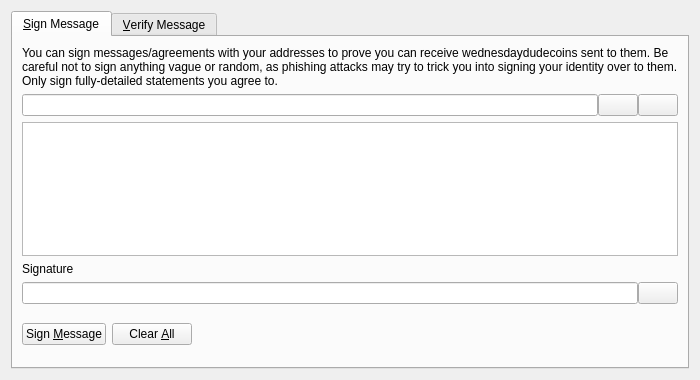
<?xml version="1.0" encoding="UTF-8"?>
<ui version="4.0">
 <class>SignVerifyMessageDialog</class>
 <widget class="QDialog" name="SignVerifyMessageDialog">
  <property name="geometry">
   <rect>
    <x>0</x>
    <y>0</y>
    <width>700</width>
    <height>380</height>
   </rect>
  </property>
  <property name="windowTitle">
   <string>Signatures - Sign / Verify a Message</string>
  </property>
  <property name="modal">
   <bool>true</bool>
  </property>
  <layout class="QVBoxLayout" name="verticalLayout">
   <item>
    <widget class="QTabWidget" name="tabWidget">
     <property name="currentIndex">
      <number>0</number>
     </property>
     <widget class="QWidget" name="tabSignMessage">
      <attribute name="title">
       <string>&amp;Sign Message</string>
      </attribute>
      <layout class="QVBoxLayout" name="verticalLayout_SM">
       <item>
        <widget class="QLabel" name="infoLabel_SM">
         <property name="text">
          <string>You can sign messages/agreements with your addresses to prove you can receive wednesdaydudecoins sent to them. Be careful not to sign anything vague or random, as phishing attacks may try to trick you into signing your identity over to them. Only sign fully-detailed statements you agree to.</string>
         </property>
         <property name="textFormat">
          <enum>Qt::PlainText</enum>
         </property>
         <property name="wordWrap">
          <bool>true</bool>
         </property>
        </widget>
       </item>
       <item>
        <layout class="QHBoxLayout" name="horizontalLayout_1_SM">
         <property name="spacing">
          <number>0</number>
         </property>
         <item>
          <widget class="QValidatedLineEdit" name="addressIn_SM">
           <property name="toolTip">
            <string>The Wednesdaydudecoin address to sign the message with</string>
           </property>
          </widget>
         </item>
         <item>
          <widget class="QPushButton" name="addressBookButton_SM">
           <property name="toolTip">
            <string>Choose previously used address</string>
           </property>
           <property name="text">
            <string/>
           </property>
           <property name="icon">
            <iconset resource="../bitcoin.qrc">
             <normaloff>:/icons/address-book</normaloff>:/icons/address-book</iconset>
           </property>
           <property name="shortcut">
            <string>Alt+A</string>
           </property>
           <property name="autoDefault">
            <bool>false</bool>
           </property>
          </widget>
         </item>
         <item>
          <widget class="QPushButton" name="pasteButton_SM">
           <property name="toolTip">
            <string>Paste address from clipboard</string>
           </property>
           <property name="text">
            <string/>
           </property>
           <property name="icon">
            <iconset resource="../bitcoin.qrc">
             <normaloff>:/icons/editpaste</normaloff>:/icons/editpaste</iconset>
           </property>
           <property name="shortcut">
            <string>Alt+P</string>
           </property>
           <property name="autoDefault">
            <bool>false</bool>
           </property>
          </widget>
         </item>
        </layout>
       </item>
       <item>
        <widget class="QPlainTextEdit" name="messageIn_SM">
         <property name="toolTip">
          <string>Enter the message you want to sign here</string>
         </property>
        </widget>
       </item>
       <item>
        <widget class="QLabel" name="signatureLabel_SM">
         <property name="text">
          <string>Signature</string>
         </property>
         <property name="textFormat">
          <enum>Qt::PlainText</enum>
         </property>
        </widget>
       </item>
       <item>
        <layout class="QHBoxLayout" name="horizontalLayout_2_SM">
         <property name="spacing">
          <number>0</number>
         </property>
         <item>
          <widget class="QLineEdit" name="signatureOut_SM">
           <property name="font">
            <font>
             <italic>true</italic>
            </font>
           </property>
           <property name="readOnly">
            <bool>true</bool>
           </property>
          </widget>
         </item>
         <item>
          <widget class="QPushButton" name="copySignatureButton_SM">
           <property name="toolTip">
            <string>Copy the current signature to the system clipboard</string>
           </property>
           <property name="text">
            <string/>
           </property>
           <property name="icon">
            <iconset resource="../bitcoin.qrc">
             <normaloff>:/icons/editcopy</normaloff>:/icons/editcopy</iconset>
           </property>
           <property name="autoDefault">
            <bool>false</bool>
           </property>
          </widget>
         </item>
        </layout>
       </item>
       <item>
        <layout class="QHBoxLayout" name="horizontalLayout_3_SM">
         <item>
          <widget class="QPushButton" name="signMessageButton_SM">
           <property name="toolTip">
            <string>Sign the message to prove you own this Wednesdaydudecoin address</string>
           </property>
           <property name="text">
            <string>Sign &amp;Message</string>
           </property>
           <property name="icon">
            <iconset resource="../bitcoin.qrc">
             <normaloff>:/icons/edit</normaloff>:/icons/edit</iconset>
           </property>
           <property name="autoDefault">
            <bool>false</bool>
           </property>
          </widget>
         </item>
         <item>
          <widget class="QPushButton" name="clearButton_SM">
           <property name="toolTip">
            <string>Reset all sign message fields</string>
           </property>
           <property name="text">
            <string>Clear &amp;All</string>
           </property>
           <property name="icon">
            <iconset resource="../bitcoin.qrc">
             <normaloff>:/icons/remove</normaloff>:/icons/remove</iconset>
           </property>
           <property name="autoDefault">
            <bool>false</bool>
           </property>
          </widget>
         </item>
         <item>
          <spacer name="horizontalSpacer_1_SM">
           <property name="orientation">
            <enum>Qt::Horizontal</enum>
           </property>
           <property name="sizeHint" stdset="0">
            <size>
             <width>40</width>
             <height>48</height>
            </size>
           </property>
          </spacer>
         </item>
         <item>
          <widget class="QLabel" name="statusLabel_SM">
           <property name="font">
            <font>
             <weight>75</weight>
             <bold>true</bold>
            </font>
           </property>
           <property name="text">
            <string/>
           </property>
           <property name="wordWrap">
            <bool>true</bool>
           </property>
          </widget>
         </item>
         <item>
          <spacer name="horizontalSpacer_2_SM">
           <property name="orientation">
            <enum>Qt::Horizontal</enum>
           </property>
           <property name="sizeHint" stdset="0">
            <size>
             <width>40</width>
             <height>48</height>
            </size>
           </property>
          </spacer>
         </item>
        </layout>
       </item>
      </layout>
     </widget>
     <widget class="QWidget" name="tabVerifyMessage">
      <attribute name="title">
       <string>&amp;Verify Message</string>
      </attribute>
      <layout class="QVBoxLayout" name="verticalLayout_VM">
       <item>
        <widget class="QLabel" name="infoLabel_VM">
         <property name="text">
          <string>Enter the receiver's address, message (ensure you copy line breaks, spaces, tabs, etc. exactly) and signature below to verify the message. Be careful not to read more into the signature than what is in the signed message itself, to avoid being tricked by a man-in-the-middle attack. Note that this only proves the signing party receives with the address, it cannot prove sendership of any transaction!</string>
         </property>
         <property name="textFormat">
          <enum>Qt::PlainText</enum>
         </property>
         <property name="alignment">
          <set>Qt::AlignLeading|Qt::AlignLeft|Qt::AlignTop</set>
         </property>
         <property name="wordWrap">
          <bool>true</bool>
         </property>
        </widget>
       </item>
       <item>
        <layout class="QHBoxLayout" name="horizontalLayout_1_VM">
         <property name="spacing">
          <number>0</number>
         </property>
         <item>
          <widget class="QValidatedLineEdit" name="addressIn_VM">
           <property name="toolTip">
            <string>The Wednesdaydudecoin address the message was signed with</string>
           </property>
          </widget>
         </item>
         <item>
          <widget class="QPushButton" name="addressBookButton_VM">
           <property name="toolTip">
            <string>Choose previously used address</string>
           </property>
           <property name="text">
            <string/>
           </property>
           <property name="icon">
            <iconset resource="../bitcoin.qrc">
             <normaloff>:/icons/address-book</normaloff>:/icons/address-book</iconset>
           </property>
           <property name="shortcut">
            <string>Alt+A</string>
           </property>
           <property name="autoDefault">
            <bool>false</bool>
           </property>
          </widget>
         </item>
        </layout>
       </item>
       <item>
        <widget class="QPlainTextEdit" name="messageIn_VM"/>
       </item>
       <item>
        <widget class="QValidatedLineEdit" name="signatureIn_VM"/>
       </item>
       <item>
        <layout class="QHBoxLayout" name="horizontalLayout_2_VM">
         <item>
          <widget class="QPushButton" name="verifyMessageButton_VM">
           <property name="toolTip">
            <string>Verify the message to ensure it was signed with the specified Wednesdaydudecoin address</string>
           </property>
           <property name="text">
            <string>Verify &amp;Message</string>
           </property>
           <property name="icon">
            <iconset resource="../bitcoin.qrc">
             <normaloff>:/icons/transaction_0</normaloff>:/icons/transaction_0</iconset>
           </property>
           <property name="autoDefault">
            <bool>false</bool>
           </property>
          </widget>
         </item>
         <item>
          <widget class="QPushButton" name="clearButton_VM">
           <property name="toolTip">
            <string>Reset all verify message fields</string>
           </property>
           <property name="text">
            <string>Clear &amp;All</string>
           </property>
           <property name="icon">
            <iconset resource="../bitcoin.qrc">
             <normaloff>:/icons/remove</normaloff>:/icons/remove</iconset>
           </property>
           <property name="autoDefault">
            <bool>false</bool>
           </property>
          </widget>
         </item>
         <item>
          <spacer name="horizontalSpacer_1_VM">
           <property name="orientation">
            <enum>Qt::Horizontal</enum>
           </property>
           <property name="sizeHint" stdset="0">
            <size>
             <width>40</width>
             <height>48</height>
            </size>
           </property>
          </spacer>
         </item>
         <item>
          <widget class="QLabel" name="statusLabel_VM">
           <property name="font">
            <font>
             <weight>75</weight>
             <bold>true</bold>
            </font>
           </property>
           <property name="text">
            <string/>
           </property>
           <property name="wordWrap">
            <bool>true</bool>
           </property>
          </widget>
         </item>
         <item>
          <spacer name="horizontalSpacer_2_VM">
           <property name="orientation">
            <enum>Qt::Horizontal</enum>
           </property>
           <property name="sizeHint" stdset="0">
            <size>
             <width>40</width>
             <height>48</height>
            </size>
           </property>
          </spacer>
         </item>
        </layout>
       </item>
      </layout>
     </widget>
    </widget>
   </item>
  </layout>
 </widget>
 <customwidgets>
  <customwidget>
   <class>QValidatedLineEdit</class>
   <extends>QLineEdit</extends>
   <header>qt/qvalidatedlineedit.h</header>
  </customwidget>
 </customwidgets>
 <resources>
  <include location="../bitcoin.qrc"/>
 </resources>
 <connections/>
</ui>
